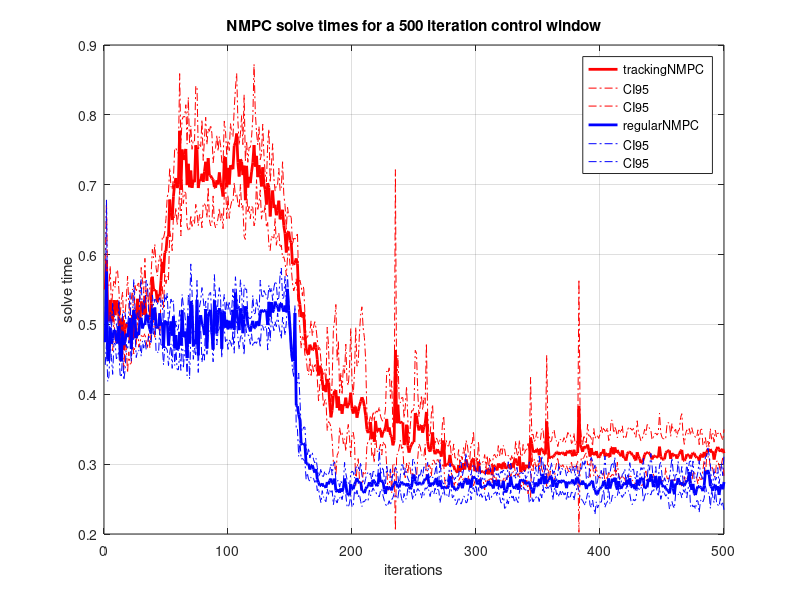
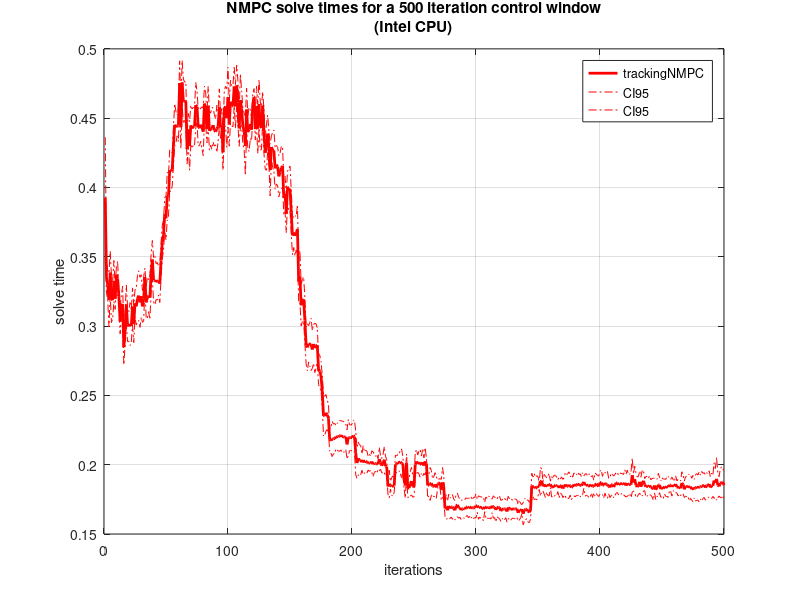
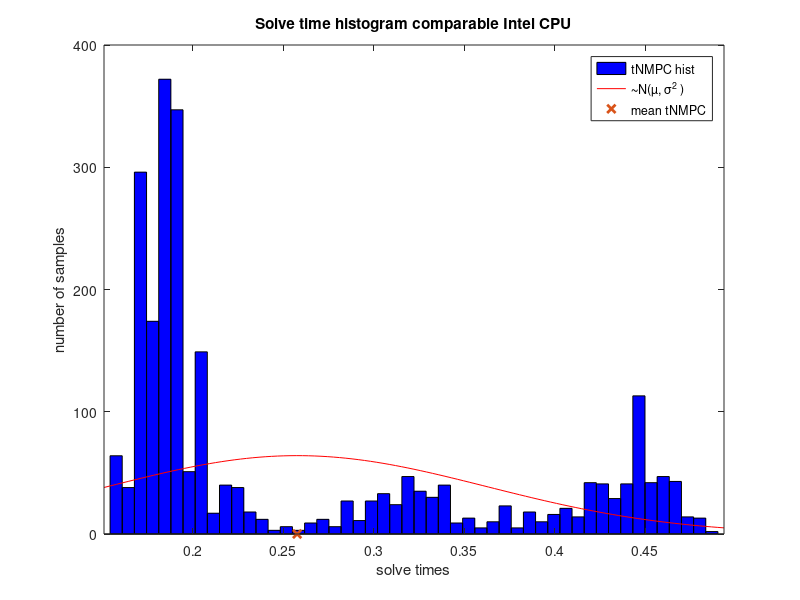
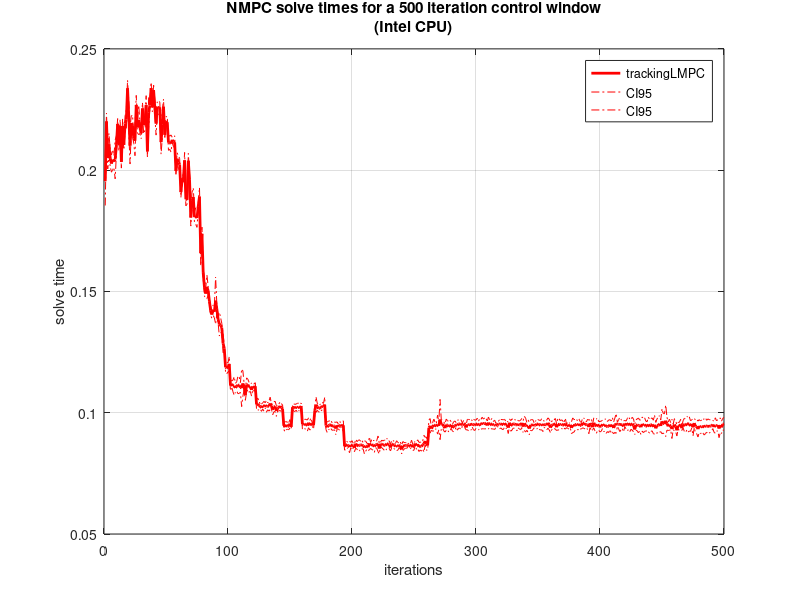

MATLAB code to generate these figures, in order:
close all;
%% Plot the solving time througout iteration AMD
load('solve_sample_full.mat');% Create Dependent Variable ‘Experiments’ Data
y1 = [solve_times_1; solve_times_2; solve_times_3; solve_times_4; solve_times_5];   
load('solve_sample_reg.mat');
y2 = [solve_times_1; solve_times_2; solve_times_3; solve_times_4; solve_times_5];  

x = 1:500;                                          % Create Independent Variable                           
N = size(y1,1);                                      % Number of ‘Experiments’ In Data Set
CI95 = tinv([0.025 0.975], N-1); % Calculate 95% Probability Intervals Of t-Distribution

y1Mean = mean(y1);                                    % Mean Of All Experiments At Each Value Of ‘x’
y1SEM = std(y1)/sqrt(N);                              % Compute ‘Standard Error Of The Mean’ Of All Experiments At Each Value Of ‘x’
                   
y1CI95 = bsxfun(@times, y1SEM, CI95(:));              % Calculate 95% Confidence Intervals Of All Experiments At Each Value Of ‘x’
figure;
plot(x, y1Mean,'r','LineWidth',2.0)                                      % Plot Mean Of All Experiments
hold on
plot(x, y1CI95+y1Mean, '-.r'); hold on;                              % Plot 95% Confidence Intervals Of All Experiments

y2Mean = mean(y2);                                    % Mean Of All Experiments At Each Value Of ‘x’
y2SEM = std(y2)/sqrt(N);                              % Compute ‘Standard Error Of The Mean’ Of All Experiments At Each Value Of ‘x’
y2CI95 = bsxfun(@times, y2SEM, CI95(:));              % Calculate 95% Confidence Intervals Of All Experiments At Each Value Of ‘x’
plot(x, y2Mean,'b','LineWidth',2.0);                                      % Plot Mean Of All Experiments
hold on;
plot(x, y2CI95+y2Mean, '-.b'); hold on;                              % Plot 95% Confidence Intervals Of All Experiments
hold off;
grid;
xlabel('iterations');
ylabel('solve time');
legend('trackingNMPC','CI95','CI95','regularNMPC','CI95','CI95')
title('NMPC solve times for a 500 iteration control window');
%% Plot the solving time througout iteration Intel
load('intelCPU_solve_sample_full.mat');% Create Dependent Variable ‘Experiments’ Data
y3 = [solve_times_1; solve_times_2; solve_times_3; solve_times_4; solve_times_5];   
% load('solve_sample_reg.mat');
% y4 = [solve_times_1; solve_times_2; solve_times_3; solve_times_4; solve_times_5];  

x = 1:500;                                          % Create Independent Variable                           
N = size(y3,1);                                      % Number of ‘Experiments’ In Data Set
CI95 = tinv([0.025 0.975], N-1); % Calculate 95% Probability Intervals Of t-Distribution

y3Mean = mean(y3);                                    % Mean Of All Experiments At Each Value Of ‘x’
y3SEM = std(y3)/sqrt(N);                              % Compute ‘Standard Error Of The Mean’ Of All Experiments At Each Value Of ‘x’
                   
y3CI95 = bsxfun(@times, y3SEM, CI95(:));              % Calculate 95% Confidence Intervals Of All Experiments At Each Value Of ‘x’
figure;
plot(x, y3Mean,'r','LineWidth',2.0)                                      % Plot Mean Of All Experiments
hold on
plot(x, y3CI95+y3Mean, '-.r'); hold on;                              % Plot 95% Confidence Intervals Of All Experiments

% y4Mean = mean(y4);                                    % Mean Of All Experiments At Each Value Of ‘x’
% y4SEM = std(y4)/sqrt(N);                              % Compute ‘Standard Error Of The Mean’ Of All Experiments At Each Value Of ‘x’
% y4CI95 = bsxfun(@times, y4SEM, CI95(:));              % Calculate 95% Confidence Intervals Of All Experiments At Each Value Of ‘x’
% plot(x, y4Mean,'b','LineWidth',2.0);                                      % Plot Mean Of All Experiments
% hold on;
% plot(x, y4CI95+y4Mean, '-.b'); hold on;                              % Plot 95% Confidence Intervals Of All Experiments
hold off;
grid;
xlabel('iterations');
ylabel('solve time');
legend('trackingNMPC','CI95','CI95')
title({'NMPC solve times for a 500 iteration control window', '(Intel CPU)'});
%% Plot the distribution of the measurements
figure; 
histfit(y3(:)); hold on;  
% histfit(y4(:)); hold on; 
plot(mean(y3(:)), 0,'x','LineWidth', 2.0); hold on;
% plot(mean(y4(:)), 0,'x','LineWidth', 2.0); hold on;
xlabel('solve times');
ylabel('number of samples');
% legend('tNMPC hist','∼N(µ, σ^2 )','rNMPC hist','∼N(µ, σ^2 )','mean tNMPC','mean rNMPC');
legend('tNMPC hist','∼N(µ, σ^2 )','mean tNMPC');
title('Solve time histogram comparable Intel CPU');

%% Plot the solving time througout iteration Intel
load('intelCPU_solve_sample_fullLMPC.mat');% Create Dependent Variable ‘Experiments’ Data
y3 = [solve_times_1; solve_times_2; solve_times_3; solve_times_4; solve_times_5];   
% load('solve_sample_reg.mat');
% y4 = [solve_times_1; solve_times_2; solve_times_3; solve_times_4; solve_times_5];  

x = 1:500;                                          % Create Independent Variable                           
N = size(y3,1);                                      % Number of ‘Experiments’ In Data Set
CI95 = tinv([0.025 0.975], N-1); % Calculate 95% Probability Intervals Of t-Distribution

y3Mean = mean(y3);                                    % Mean Of All Experiments At Each Value Of ‘x’
y3SEM = std(y3)/sqrt(N);                              % Compute ‘Standard Error Of The Mean’ Of All Experiments At Each Value Of ‘x’
                   
y3CI95 = bsxfun(@times, y3SEM, CI95(:));              % Calculate 95% Confidence Intervals Of All Experiments At Each Value Of ‘x’
figure;
plot(x, y3Mean,'r','LineWidth',2.0)                                      % Plot Mean Of All Experiments
hold on
plot(x, y3CI95+y3Mean, '-.r'); hold on;                              % Plot 95% Confidence Intervals Of All Experiments

% y4Mean = mean(y4);                                    % Mean Of All Experiments At Each Value Of ‘x’
% y4SEM = std(y4)/sqrt(N);                              % Compute ‘Standard Error Of The Mean’ Of All Experiments At Each Value Of ‘x’
% y4CI95 = bsxfun(@times, y4SEM, CI95(:));              % Calculate 95% Confidence Intervals Of All Experiments At Each Value Of ‘x’
% plot(x, y4Mean,'b','LineWidth',2.0);                                      % Plot Mean Of All Experiments
% hold on;
% plot(x, y4CI95+y4Mean, '-.b'); hold on;                              % Plot 95% Confidence Intervals Of All Experiments
hold off;
grid;
xlabel('iterations');
ylabel('solve time');
legend('trackingLMPC','CI95','CI95')
title({'NMPC solve times for a 500 iteration control window', '(Intel CPU)'});
%% Plot the distribution of the measurements
figure; 
histfit(y3(:)); hold on;  
% histfit(y4(:)); hold on; 
plot(mean(y3(:)), 0,'x','LineWidth', 2.0); hold on;
% plot(mean(y4(:)), 0,'x','LineWidth', 2.0); hold on;
xlabel('solve times');
ylabel('number of samples');
% legend('tNMPC hist','∼N(µ, σ^2 )','rNMPC hist','∼N(µ, σ^2 )','mean tNMPC','mean rNMPC');
legend('tLMPC hist','∼N(µ, σ^2 )','mean tNMPC');
title('Solve time histogram comparable Intel CPU');